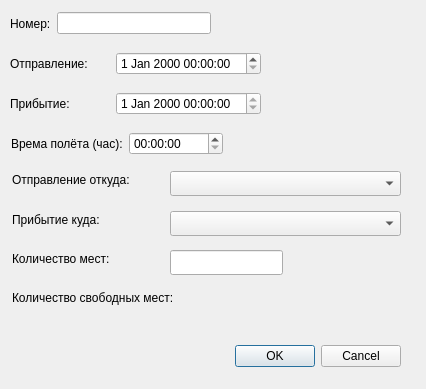
<?xml version="1.0" encoding="UTF-8"?>
<ui version="4.0">
 <class>FlightDialog</class>
 <widget class="QDialog" name="FlightDialog">
  <property name="geometry">
   <rect>
    <x>0</x>
    <y>0</y>
    <width>426</width>
    <height>389</height>
   </rect>
  </property>
  <property name="windowTitle">
   <string>Рейс</string>
  </property>
  <widget class="QDialogButtonBox" name="m_buttonBox">
   <property name="geometry">
    <rect>
     <x>60</x>
     <y>340</y>
     <width>341</width>
     <height>32</height>
    </rect>
   </property>
   <property name="orientation">
    <enum>Qt::Horizontal</enum>
   </property>
   <property name="standardButtons">
    <set>QDialogButtonBox::Cancel|QDialogButtonBox::Ok</set>
   </property>
  </widget>
  <widget class="QLabel" name="label_4">
   <property name="geometry">
    <rect>
     <x>12</x>
     <y>171</y>
     <width>151</width>
     <height>17</height>
    </rect>
   </property>
   <property name="text">
    <string>Отправление откуда:</string>
   </property>
  </widget>
  <widget class="QComboBox" name="m_from">
   <property name="geometry">
    <rect>
     <x>170</x>
     <y>171</y>
     <width>231</width>
     <height>25</height>
    </rect>
   </property>
   <property name="toolTip">
    <string>&lt;html&gt;&lt;head/&gt;&lt;body&gt;&lt;p&gt;Пункт отправления рейса&lt;/p&gt;&lt;/body&gt;&lt;/html&gt;</string>
   </property>
   <property name="editable">
    <bool>false</bool>
   </property>
  </widget>
  <widget class="QLabel" name="label_5">
   <property name="geometry">
    <rect>
     <x>12</x>
     <y>211</y>
     <width>112</width>
     <height>17</height>
    </rect>
   </property>
   <property name="text">
    <string>Прибытие куда:</string>
   </property>
  </widget>
  <widget class="QComboBox" name="m_to">
   <property name="geometry">
    <rect>
     <x>170</x>
     <y>211</y>
     <width>231</width>
     <height>25</height>
    </rect>
   </property>
   <property name="toolTip">
    <string>&lt;html&gt;&lt;head/&gt;&lt;body&gt;&lt;p&gt;Пункт прибытия рейса&lt;/p&gt;&lt;/body&gt;&lt;/html&gt;</string>
   </property>
  </widget>
  <widget class="QLabel" name="label_7">
   <property name="geometry">
    <rect>
     <x>12</x>
     <y>250</y>
     <width>131</width>
     <height>17</height>
    </rect>
   </property>
   <property name="text">
    <string>Количество мест:</string>
   </property>
  </widget>
  <widget class="QLineEdit" name="m_placeCount">
   <property name="geometry">
    <rect>
     <x>170</x>
     <y>250</y>
     <width>113</width>
     <height>25</height>
    </rect>
   </property>
  </widget>
  <widget class="QLabel" name="m_freePlaces">
   <property name="geometry">
    <rect>
     <x>12</x>
     <y>290</y>
     <width>251</width>
     <height>17</height>
    </rect>
   </property>
   <property name="text">
    <string>&lt;html&gt;&lt;head/&gt;&lt;body&gt;&lt;p&gt;Количество свободных мест:&lt;/p&gt;&lt;/body&gt;&lt;/html&gt;</string>
   </property>
  </widget>
  <widget class="QWidget" name="">
   <property name="geometry">
    <rect>
     <x>10</x>
     <y>10</y>
     <width>201</width>
     <height>27</height>
    </rect>
   </property>
   <layout class="QHBoxLayout" name="horizontalLayout">
    <item>
     <widget class="QLabel" name="label">
      <property name="text">
       <string>Номер:</string>
      </property>
     </widget>
    </item>
    <item>
     <widget class="QLineEdit" name="m_number">
      <property name="toolTip">
       <string>Номер рейса</string>
      </property>
     </widget>
    </item>
   </layout>
  </widget>
  <widget class="QWidget" name="">
   <property name="geometry">
    <rect>
     <x>10</x>
     <y>50</y>
     <width>251</width>
     <height>28</height>
    </rect>
   </property>
   <layout class="QHBoxLayout" name="horizontalLayout_2">
    <item>
     <widget class="QLabel" name="label_2">
      <property name="text">
       <string>Отправление:</string>
      </property>
     </widget>
    </item>
    <item>
     <widget class="QDateTimeEdit" name="m_timeDeparture">
      <property name="toolTip">
       <string>Время отправления</string>
      </property>
     </widget>
    </item>
   </layout>
  </widget>
  <widget class="QWidget" name="">
   <property name="geometry">
    <rect>
     <x>10</x>
     <y>90</y>
     <width>251</width>
     <height>28</height>
    </rect>
   </property>
   <layout class="QHBoxLayout" name="horizontalLayout_3">
    <item>
     <widget class="QLabel" name="label_3">
      <property name="text">
       <string>Прибытие:</string>
      </property>
     </widget>
    </item>
    <item>
     <widget class="QDateTimeEdit" name="m_timeArrival">
      <property name="enabled">
       <bool>true</bool>
      </property>
      <property name="readOnly">
       <bool>true</bool>
      </property>
     </widget>
    </item>
   </layout>
  </widget>
  <widget class="QWidget" name="">
   <property name="geometry">
    <rect>
     <x>11</x>
     <y>130</y>
     <width>212</width>
     <height>28</height>
    </rect>
   </property>
   <layout class="QHBoxLayout" name="horizontalLayout_4">
    <item>
     <widget class="QLabel" name="label_6">
      <property name="text">
       <string>Врема полёта (час):</string>
      </property>
     </widget>
    </item>
    <item>
     <widget class="QTimeEdit" name="m_flightTime"/>
    </item>
   </layout>
  </widget>
 </widget>
 <resources/>
 <connections>
  <connection>
   <sender>m_buttonBox</sender>
   <signal>accepted()</signal>
   <receiver>FlightDialog</receiver>
   <slot>accept()</slot>
   <hints>
    <hint type="sourcelabel">
     <x>248</x>
     <y>254</y>
    </hint>
    <hint type="destinationlabel">
     <x>157</x>
     <y>274</y>
    </hint>
   </hints>
  </connection>
  <connection>
   <sender>m_buttonBox</sender>
   <signal>rejected()</signal>
   <receiver>FlightDialog</receiver>
   <slot>reject()</slot>
   <hints>
    <hint type="sourcelabel">
     <x>316</x>
     <y>260</y>
    </hint>
    <hint type="destinationlabel">
     <x>286</x>
     <y>274</y>
    </hint>
   </hints>
  </connection>
 </connections>
</ui>
